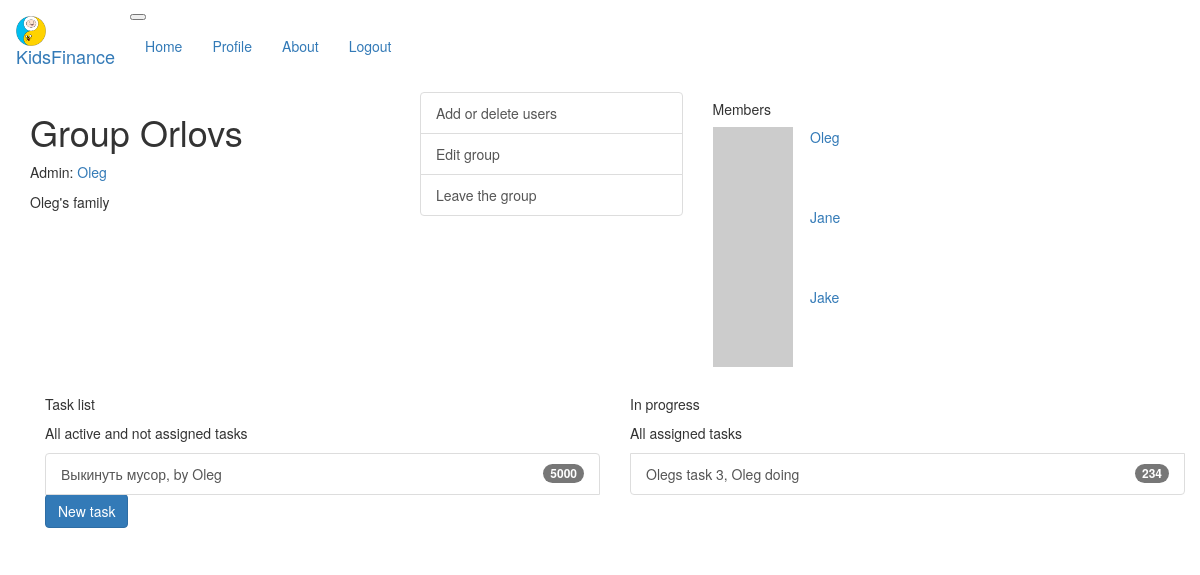
The page /group/Orlovs (signed in) on the database its author committed.
### app/models.py (models this page shows, shortened)
class Group(db.Model):
    id = db.Column(db.Integer, primary_key=True)
    groupname = db.Column(db.String(20), unique=True)
    description = db.Column(db.String(140))
    owner_id = db.Column(db.Integer, db.ForeignKey('user.id'))

class User(UserMixin, db.Model):
    id = db.Column(db.Integer, primary_key=True)
    username = db.Column(db.String(64), index=True, unique=True)
    email = db.Column(db.String(120), index=True, unique=True)
    password_hash = db.Column(db.String(128))
    tasks = db.relationship('Task', backref='author', lazy='dynamic')
    role_id = db.Column(db.Integer, db.ForeignKey('role.id'))
    about_me = db.Column(db.String(140))
    age = db.Column(db.Integer)
    last_seen = db.Column(db.DateTime, default=datetime.utcnow)
    groups = db.relationship(
        'Group', secondary=users_to_groups,
        backref='members')
    my_groups = db.relationship('Group', backref='owner')
    accounts = db.relationship('Account',  uselist=False, backref='username')
    assigned_tasks = db.relationship(
        'Task', secondary=taskholders,
        backref='holders')
    def avatar(self, size):
        digest = md5(self.email.lower().encode('utf-8')).hexdigest()
        return 'https://www.gravatar.com/avatar/{}?d=identicon&s={}'.format(
            digest, size)

class Task(db.Model):
    id = db.Column(db.Integer, primary_key=True)
    taskname = db.Column(db.String(35))
    body = db.Column(db.String(140))
    timestamp = db.Column(db.DateTime, index=True, default=datetime.utcnow)
    user_id = db.Column(db.Integer, db.ForeignKey('user.id'))
    gold = db.Column(db.Integer)
    team = db.Column(db.Integer, default=1)
    groups = db.relationship(
        'Group', secondary=tasks_to_groups,
        backref='tasks')
    tracking = db.relationship('TaskTrack', uselist=False, backref='task')

### app/routes.py (the view)
@app.route('/group/<groupname>')
@login_required
def group(groupname):
    group = Group.query.filter_by(groupname=groupname).first_or_404()
    members = group.members
    new_tasks = Task.query.join(tasks_to_groups).join(TaskTrack). \
                filter(tasks_to_groups.c.group_id == group.id). \
                filter(TaskTrack.accepted==None).all()
    assigned_tasks = Task.query.join(tasks_to_groups).join(TaskTrack). \
                filter(tasks_to_groups.c.group_id == group.id). \
                filter(TaskTrack.accepted != None).filter(TaskTrack.approved==None).all()
    return render_template('group.html', title='Group', group=group, members=members, \
                        new_tasks=new_tasks, assigned_tasks=assigned_tasks)

### app/models.py (called while the page is built)
@login.user_loader
def load_user(id):
    return User.query.get(int(id))

### app/routes.py (called while the page is built)
@app.before_request
def before_request():
    if current_user.is_authenticated:
        current_user.last_seen = datetime.utcnow()
        db.session.commit()

### app/templates/group.html
{% extends "base.html" %}
{% block page_content %}
  <div class="row bg-light">
    <div class="col-md-4">
      <h1>Group {{ group.groupname }}</h1>
      <p>
          Admin:
          <a href="{{ url_for('user', username=group.owner.username) }}">{{ group.owner.username }}</a>
      </p>
      <p>{% if group.description %}<p>{{ group.description }}</p>{% endif %}</p>
    </div>
    <div class="col-md-3">
      <div class="list_group">
        {% if group.owner == current_user %}
        <a href="{{ url_for('expand_group', groupname=group.groupname) }}" class="list-group-item list-group-item-action">Add or delete users</a>
        <a href="{{ url_for('edit_group', groupname=group.groupname) }}" class="list-group-item list-group-item-action">Edit group</a>
        {% endif %}
        {% if current_user in group.members %}
        <a href="{{ url_for('leave_group', groupname=group.groupname) }}" class="list-group-item list-group-item-action">Leave the group</a>
        {% else %}
        <a href="{{ url_for('join_group', groupname=group.groupname) }}" class="list-group-item list-group-item-action bg-success">Join the group</a>
        {% endif %}
        </div>
      </div>
      <div class="col-md-4">
        <h5>Members</h5>
        {% for user in group.members %}
        <a href="{{ url_for('user', username=user.username) }}">
          <div class="row border">
            <div class="col-md-3">
              <img src="{{ user.avatar(40)}}">
            </div>
            <div class="col-md-6">
              {{ user.username }}
             </div>
          </div>
        </a>
        {% endfor %}
      </div>
  </div>
  <br>
    {% if current_user in group.members %}
    {% include '_tasklist.html' %}
    {% endif %}
{% endblock %}

### app/templates/_task.html (shortened to what this page needs)
        <a href="{{ url_for('task_info', task_id=task.id) }}" class="list-group-item list-group-item-action d-flex justify-content-between align-items-center">
                {{ task.taskname }},
                {% if task.tracking.accepted and task.holders %}
                {{ task.holders[0].username }} doing
                {% else %}
                by {{ task.author.username }}
                {% endif %}
          <span class="badge badge-warning badge-pill">{{ task.gold }}
          </span>
        </a>

### rows shown on the page
Group: groupname "Orlovs", description "Oleg's family"
User: owner.username "Oleg", username "Oleg"
User: username "Jane"
User: username "Jake"
Task: taskname "Выкинуть мусор", author.username "Oleg", gold "5000"
Task: taskname "Olegs task 3", username "Oleg", gold "234"
